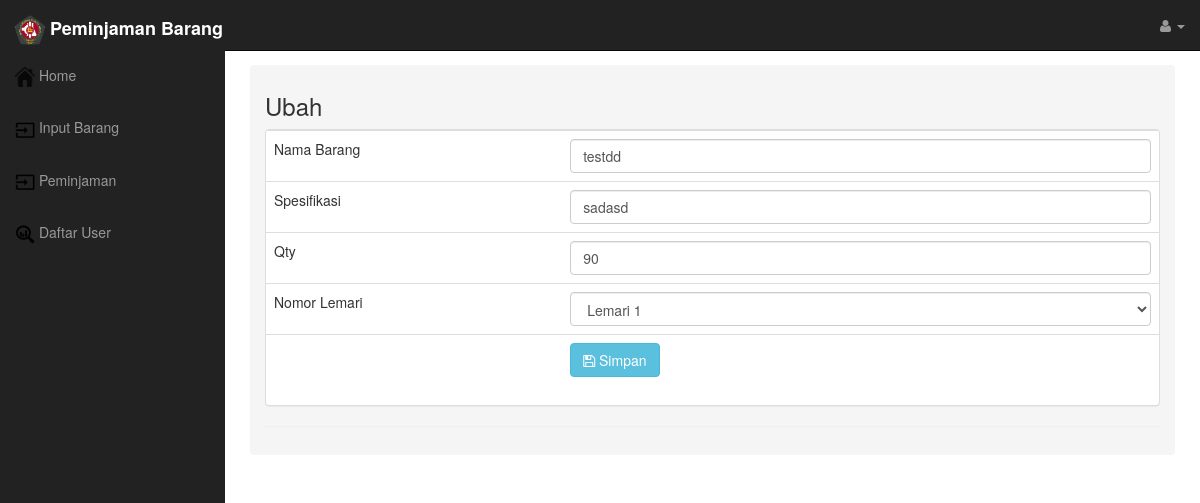
The page /aplication.php?page=ubah-barang&id_barang=250 on the database its author committed.
### tables this page shows
CREATE TABLE `barang` (
  `id_barang` int(4) NOT NULL,
  `namabarang` varchar(60) NOT NULL,
  `spec` varchar(60) NOT NULL,
  `qty` varchar(11) NOT NULL,
  `no_lemari` varchar(10) NOT NULL
);

### Model/Inventory.php (called while the page is built, shortened)
<?php
	include "Database.php";
	class Inventory {
		public function getIsibarang($id_barang) {
			$db = new Database();
			$dbConnect = $db->connect();
			$sql = "SELECT * FROM barang where id_barang = '{$id_barang}'";
			$data = $dbConnect->query($sql);
			return $data->fetch_array();
		}
	}
?>

### Model/Database.php (called while the page is built)
<?php
	class Database {
		private $conn;
		public function connect() {
			$this->conn = new mysqli("localhost", "root", "", "db_inventory");
			return $this->conn;
		}
		public function close() {
			return $this->conn->close();
		}
	}
?>

### Pages/ubahbarang.php (the view, shortened to what this page needs)
   <?php
  include "Model/inventory.php";
  $inventory = new Inventory();
?>
      <h3>Ubah</h3>
      <?php
  $data = null;
  if(isset($_GET['id_barang'])) {
    $data = $inventory->getIsibarang($_GET['id_barang']);
  }
?>
  <div class="panel panel-default">
      <form action="Controllers/inventory/ubahbarang.php" method="post">
        <table width="60%" class="table">
            <tr>
              <td>Nama Barang</td>
              <td><input type="text" class="form-control" name="namabarang" value="<?php echo $data['namabarang'] ?>"></td>
            </tr>
            <tr>
              <td>Spesifikasi</td>
              <td><input type="text" class="form-control" name="spec" value="<?php echo $data['spec'] ?>"></td>
            </tr>
            <tr>
              <td>Qty</td>
              <td><input type="number" class="form-control" name="qty" value="<?php echo $data['qty'] ?>"></td>
            </tr>
            <tr>
              <td>Nomor Lemari</td>
              <td>
                <select required name="no_lemari"  class="form-control">
              <option <?php if($data['no_lemari']=='Lemari 1'){echo' selected ';}?>>Lemari 1</option>
            </select></td>
            </tr>
            <td></td>
            <td><button type="submit" class="btn btn-info"><span class="fa fa-save"></span>  Simpan</td></td>
        </table>
    </form>
  </div>
</div>

### Asset/css/sb-admin.css (style rules this page uses)
body { margin-top: 50px; }

### rows shown on the page
barang: namabarang "testdd", spec "sadasd", qty "90", no_lemari "Lemari 1"
